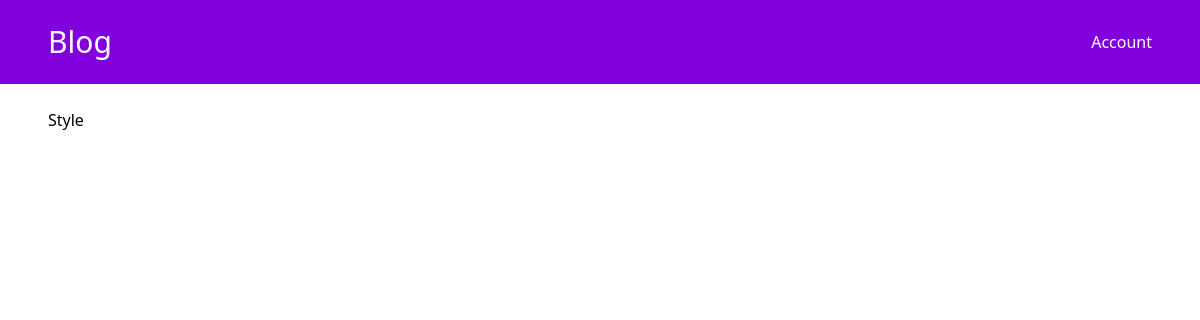
Page /category/Style/ on the earlier database version.
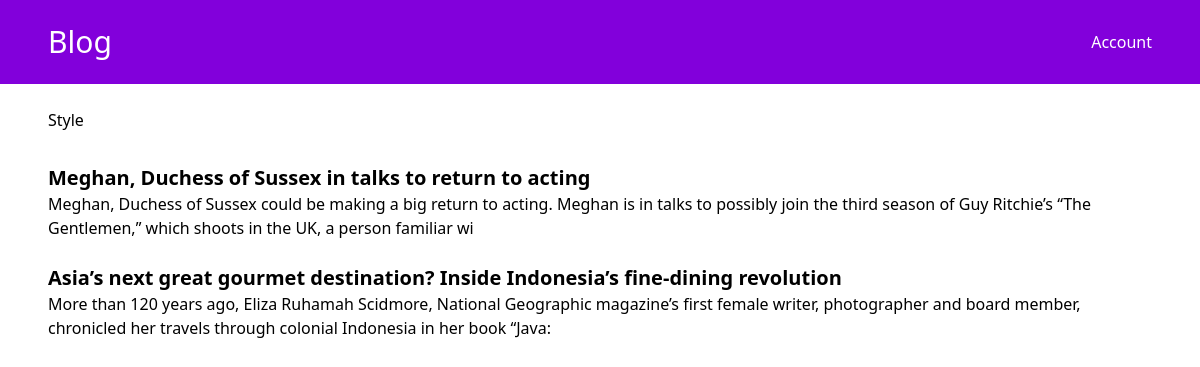
Same page on the later database version.
### blog/models.py (models this page shows, shortened)
class Category(models.Model):
    name = models.CharField(max_length=255)
    class Meta:
        verbose_name_plural = "categories"

class Post(models.Model):
    title = models.CharField(max_length=255)
    slug = models.SlugField()
    content = models.TextField()
    created_on = models.DateTimeField(auto_now_add=True)
    updated_on = models.DateTimeField(auto_now=True)
    categories = models.ManyToManyField("Category", related_name="posts")
    class Meta:
        ordering = ['-created_on']

### blog/views.py (the view)
# urls.py: path("category/<category>/", views.blog_category, name="blog_category"),
def blog_category(request, category):
    posts = Post.objects.filter(categories__name__contains=category)
    context = {
        "category": category,
        "posts": posts,
    }
    return render(request, "blog/category.html", context)

### blog/templates/blog/category.html
{% extends "blog/base.html" %}
{% block content %}
<h1>{{ category }}</h1>
<div class="mt-8">
    {% for post in posts %}
        <h1 class="text-xl font-bold"><a href="{% url 'blog_detail' post.slug %}">{{ post.title }}</a></h1>
        <p>{{ post.content | slice:"200"}}</p><br>
    {% endfor %}
</div>
{% endblock content %}

### blog/templates/blog/base.html (shortened to what this page needs)
<!DOCTYPE html>
<html lang="en">
<head>
    <script src="https://cdn.jsdelivr.net/npm/@tailwindcss/browser@4"></script>
</head>
<body>
    <nav class="py-6 px-12 bg-purple-700 flex justify-between text-white items-center">
        <a href="/" class="text-3xl text-white">Blog</a>
        <a href="/">Account</a>
    </nav>
    <main class="py-6 px-12">
    {% block content %}
    {% endblock content %}
    </main>
</body>
</html>

Differences in the rows shown:
added Category: name "Style"
now on this page (row edited): Post: title "Meghan, Duchess of Sussex in talks to return to acting", content "Meghan, Duchess of Sussex could be making a big return to acting. Meghan is in talks to possibly join the third season of Guy Ritchie’s “The Gentlemen,” which shoots in the UK, a person familiar wi"
now on this page (row edited): Post: title "Asia’s next great gourmet destination? Inside Indonesia’s fine-dining revolution", content "More than 120 years ago, Eliza Ruhamah Scidmore, National Geographic magazine’s first female writer, photographer and board member, chronicled her travels through colonial Indonesia in her book “Java:"
Other differences:
{{ category }}: "Style" → (not shown)
